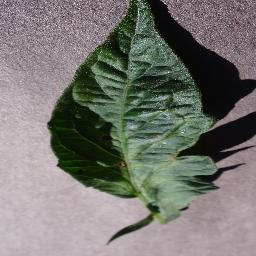
#> input picture app/test/fixtures/leaf0.jpg, 256 x 256 px
$ python severity.py ../app/test/fixtures/leaf0.jpg
#> lines starting #> are read from the running program, lines starting #| are printed output that depends on the picture; after the words box and inside, x2 and y2 are one past the last pixel; in counts of white or black regions, pixels touching at a corner belong together
"""Lesion-area-ratio severity estimator (reference implementation, OpenCV).

The Android app runs the same steps in android/.../SeverityBridge.kt with
OpenCV for Android (Arm KleidiCV-accelerated builds):
  1. centre-square crop, resize to 256x256
  2. GrabCut initialised with the central rectangle (12% margin) -> foreground
     (farmers are told to centre one leaf; this ignores background, soil and
     neighbouring leaves, which a colour threshold alone could not)
  3. keep the foreground component closest to the centre (area >= 2%), fill holes
  4. healthy tissue: hue 65-175 deg, S > 0.10, V > 0.10 (grid-searched)
  5. ratio = |leaf & ~healthy| / |leaf|
  6. ratio < 0.10 mild, < 0.25 moderate, else urgent; high-risk diseases
     (late blight, viruses, citrus greening) are raised one level.
"""
import cv2
import numpy as np
from PIL import Image

N = 256
MARGIN = 0.12
MILD, MODERATE = 0.10, 0.25


def segment_leaf(rgb):
    bgr = cv2.cvtColor(rgb, cv2.COLOR_RGB2BGR)
    mask = np.zeros((N, N), np.uint8)
    m = int(N * MARGIN)
    bgd, fgd = np.zeros((1, 65), np.float64), np.zeros((1, 65), np.float64)
    cv2.grabCut(bgr, mask, (m, m, N - 2 * m, N - 2 * m), bgd, fgd, 4, cv2.GC_INIT_WITH_RECT)
    leaf = ((mask == cv2.GC_FGD) | (mask == cv2.GC_PR_FGD)).astype(np.uint8)
    n, lab, stats, cent = cv2.connectedComponentsWithStats(leaf, connectivity=4)
    cands = [(np.hypot(*(cent[i] - N / 2)) / np.sqrt(stats[i, cv2.CC_STAT_AREA]), i)
             for i in range(1, n) if stats[i, cv2.CC_STAT_AREA] >= 0.02 * N * N]
    if not cands:
        return np.zeros((N, N), bool)
    leaf = (lab == min(cands)[1]).astype(np.uint8)
    ff = leaf.copy()
    cv2.floodFill(ff, np.zeros((N + 2, N + 2), np.uint8), (0, 0), 1)
    return (leaf | (1 - ff)).astype(bool)


def lesion_ratio(img: Image.Image):
    im = img.convert("RGB"); w, h = im.size; s = min(w, h)
#> in lesion_ratio, im is the input picture: PIL image 256x256 RGB; mean R, G, B 118.3, 117.5, 112.7
#> after `w, h = im.size`: w = 256; h = 256
#> after `s = min(w, h)`: s = 256
    im = im.crop(((w - s) // 2, (h - s) // 2, (w - s) // 2 + s, (h - s) // 2 + s))
    rgb = cv2.resize(np.asarray(im), (N, N), interpolation=cv2.INTER_AREA)
    leaf = segment_leaf(rgb)
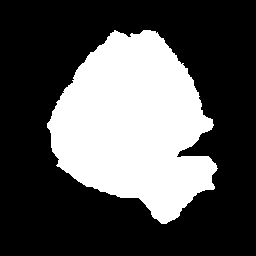
#> leaf: shape (256, 256) bool; 32.8% white; 1 white region, box (x1, y1, x2, y2) and area: (47, 30, 218, 224) 21500
    hsv = cv2.cvtColor(rgb, cv2.COLOR_RGB2HSV_FULL).astype(np.float32)
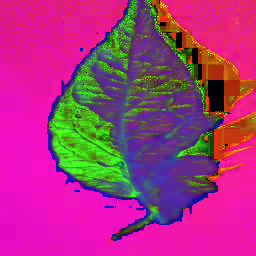
#> hsv: shape (256, 256, 3) float32; mean R, G, B 167.5, 53, 125.1
    hdeg, s_, v_ = hsv[..., 0] * 360 / 256, hsv[..., 1] / 255, hsv[..., 2] / 255
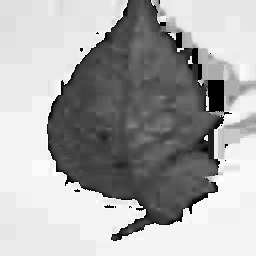
#> hdeg: shape (256, 256) float32; min 0, max 355.8, mean 235.6; drawn with min black and max white
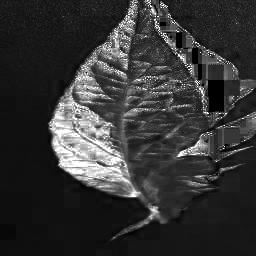
#> s_: shape (256, 256) float32; min 0, max 1, mean 0.208
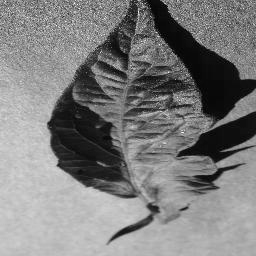
#> v_: shape (256, 256) float32; min 0, max 1, mean 0.491
    healthy = (hdeg >= 65) & (hdeg <= 175) & (s_ > 0.10) & (v_ > 0.10)
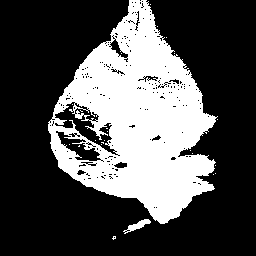
#> healthy: shape (256, 256) bool; 31.3% white; 24 white regions (22 under 20 px), largest, box (x1, y1, x2, y2) and area: (48, 0, 218, 224) 20319, (123, 219, 151, 234) 148
    lesion = leaf & ~healthy
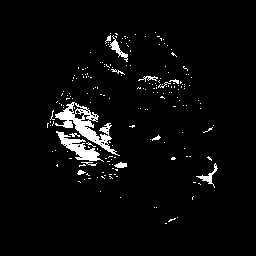
#> lesion: shape (256, 256) bool; 3.7% white; 196 white regions (182 under 20 px), largest, box (x1, y1, x2, y2) and area: (55, 102, 120, 156) 984, (56, 131, 104, 162) 499, (109, 35, 128, 62) 134
    n_leaf = leaf.sum()
#> n_leaf = 21500
    return (float(lesion.sum() / n_leaf) if n_leaf else 0.0), leaf, lesion


def level(ratio, healthy_class=False, high_risk=False):
    if healthy_class:
        return "none"
    lv = 0 if ratio < MILD else 1 if ratio < MODERATE else 2
    if high_risk:
        lv = min(2, lv + 1)
    return ["mild", "moderate", "urgent"][lv]


if __name__ == "__main__":
    import sys
    r, leaf, _ = lesion_ratio(Image.open(sys.argv[1]))
#> r = 0.114
    print(f"lesion ratio {r:.3f}, leaf covers {leaf.mean():.2f} of the image")
#| lesion ratio 0.114, leaf covers 0.33 of the image

$ run again, on app/test/fixtures/leaf2.jpg
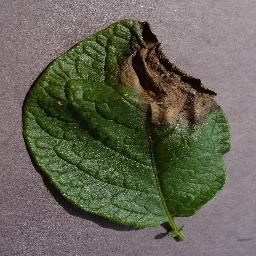
#> input picture app/test/fixtures/leaf2.jpg, 256 x 256 px
#> in lesion_ratio, im is the input picture: PIL image 256x256 RGB; mean R, G, B 101.7, 100.9, 86.7
#> in lesion_ratio, `leaf = segment_leaf(rgb)`:
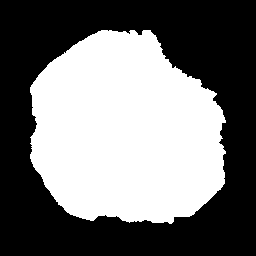
#> leaf: shape (256, 256) bool; 45.6% white; 1 white region, box (x1, y1, x2, y2) and area: (30, 30, 226, 224) 29884
#> healthy: shape (256, 256) bool; 37.3% white; 6 white regions (5 under 20 px), largest, box (x1, y1, x2, y2) and area: (22, 21, 232, 240) 24448
#> in lesion_ratio, `lesion = leaf & ~healthy`:
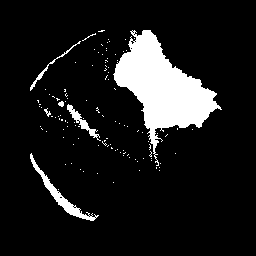
#> lesion: shape (256, 256) bool; 10.8% white; 116 white regions (110 under 20 px), largest, box (x1, y1, x2, y2) and area: (113, 30, 222, 166) 5799, (30, 153, 99, 221) 595, (67, 104, 101, 141) 256, (30, 41, 81, 91) 146, (58, 101, 64, 107) 26, (44, 108, 51, 117) 25
#> n_leaf = 29884
#> r = 0.236
#| lesion ratio 0.236, leaf covers 0.46 of the image
